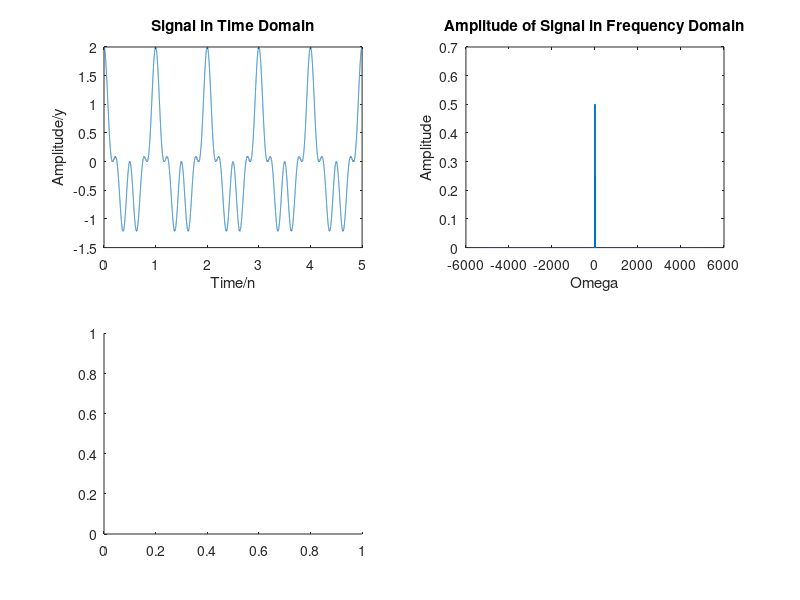

The MATLAB script that drew this image: (Note: this script raises an error after producing the figure.)
% Task 1:
% Hints: Please for your own understanding think as if we are using a single pure tone as the message signal. Also try to implement the whole system as a single m file, this will help in attempting the Task 2 quickly.
% 
% (a): Generate a signal defined by the following equation, 
% y[n]=cos[2πn]+0.5 cos[4πn]+0.5cos[8πn] 
% , and let it be your message signal. Plot and analyze both the time domain and frequency domain plots.
fs=10000;
n=0:01/fs:5
y =(cos(2*pi*n))+ (0.5*cos(4*pi*n))+ (0.5*cos(8*pi*n));    %message signal
L=length(n);
Y=(1/L)*fftshift(abs(fft(y)));
f=fs*(-L/2:L/2-1)/L;
subplot(221); 
plot(n,y);    %plotting in time domain
title('Signal in Time Domain'),
xlabel('Time/n');
ylabel('Amplitude/y')
subplot(222);
plot(f,Y)      %plotting magnitude in frequency domain
title('Amplitude of Signal in Frequency Domain'),
xlabel('Omega');
ylabel('Amplitude')
subplot(223);
plot(f,angle(z))   % Angle or phase in frequency domain
title('Angle of signal in frequency domain'),
xlabel('Omega');
ylabel('Angle')
% 
% Generate a cosine of 1000Hz and call it you carrier signal. Plot and analyze both the time domain and the frequency domain plots

fs=10000;
t=1/1000;
n=-5*t:1/fs:5*t;
y =(cos(2*1000*pi*n));    %carrier signal
L=length(n);
Y=(1/L)*fftshift(abs(fft(y)));
f=fs*(-L/2:L/2-1)/L;
subplot(221); 
plot(n,y);    %plotting in time domain
title('Signal in Time Domain'),
xlabel('Time/n');
ylabel('Amplitude/y')
subplot(222);
plot(f,Y)      %plotting magnitude in frequency domain
title('Amplitude of Signal in Frequency Domain'),
xlabel('Omega');
ylabel('Amplitude')

% 
% Now generate the signal that we will receive at the end of the transmitter system. Plot and analyze both the time and the frequency plots. This signal is the Amplitude modulated signal, carefully examine these plots. Try identifying the how the amplitude of the amplitude modulated signal varies with time.
% In this part we have modulated our signal over the cosine function having frequency of 1000Hz. The message signal behavior changes as the frequency of the sin changes and at last it look like as in the following figure
% 
% 
% 

fs=10000;
n=-5:1/fs:5;
x= cos(2*pi*1000*n);                   %carrier signal
y =cos(2*pi*n)+ 0.5*cos(4*pi*n)+ 0.5*cos(8*pi*n);    %message signal
m=y.*x;                             
L=length(m);
Y=(1/L)*fftshift(abs(fft(m)));
f=fs*(-L/2:L/2-1)/L;
subplot(221);
plot(n,y)
title('Original Signal in Time Domain'),
xlabel('Time/n');
ylabel('Amplitude/y')
subplot(222); 
plot(n,m);    %plotting in time domain
title('Modulted Signal in Time Domain'),
xlabel('Time/n');
ylabel('Amplitude/m')
subplot(223);
plot(f,Y)      %plotting magnitude in frequency domain
title('Amplitude of Modulated Signal in Frequency Domain'),
xlabel('Omega');
ylabel('Amplitude')

% 
% (d): Assuming we have a noise less channel we receive the signal generated in the previous part as the input to the receiver circuit. Generate the output signal by implementing the system given in the block diagram. Plot and analyze the output signal. A detailed answer is required focusing on what has actually happened here.   
% If we follow the exactly as the block diagram says the following figure is retrieved at the end which have some noise if we compared to the original, due to the high frequency components of the carrier signals. So we have to remove it by filtering through the lowpass filter which with cutoff frequency 1000Hz. 
% 
% 
fs=10000;
n=-5:1/fs:5;
x= cos(2*pi*1000*n);                   %carrier signal
y =cos(2*pi*n)+ 0.5*cos(4*pi*n)+ 0.5*cos(8*pi*n);    %message signal
m=y.*x;                             
L=length(m);
Y=(1/L)*fftshift(abs(fft(m)));
f=fs*(-L/2:L/2-1)/L;
rec=m.*x;
M=length(rec);
outsig=length(rec);
Z=(1/M)*fftshift(abs(fft(rec)));
f1=fs*(-M/2:M/2-1)/M;
 
figure(1)
subplot(221);
plot(n,y)
title('Original Signal in Time Domain'),
xlabel('Time/n');
ylabel('Amplitude/y')
subplot(222); 
plot(n,m);    %plotting in time domain
title('Modulted Signal in Time Domain'),
xlabel('Time/n');
ylabel('Amplitude/m')
subplot(223);
plot(f,Y)      %plotting magnitude in frequency domain
title('Amplitude of Modulated Signal in Frequency Domain'),
xlabel('Omega');
ylabel('Amplitude')
figure(2)
subplot(221)
plot(n,rec)
title('Signal At output Time Domain'),
xlabel('Time/n');
ylabel('Amplitude/y')
subplot(222)
plot(f1,Z)      %plotting magnitude in frequency domain
title('Amplitude of Modulated Signal in Frequency Domain'),
xlabel('Omega');
ylabel('Amplitude')
 

% 
% ): If you would have noticed that the output signal in the previous part was supposed to be the message signal, but it is quite different. Can you identify what operation (in terms of filtering) we need to perform to retrieve our original message signal? Explain how you arrived at your answer.
% We need to design a perfect low pass filter which will remove that noise. So I have designed the low pass filter by the FDA tool which has removed the extra noise as seen in the figure
% 
% 
fs=10000;
n=-5:1/fs:5;
x= cos(2*pi*1000*n);                   %carrier signal
y =cos(2*pi*n)+ 0.5*cos(4*pi*n)+ 0.5*cos(8*pi*n);    %message signal
m=y.*x;                             
L=length(m);
Y=(1/L)*fftshift(abs(fft(m)));
f=fs*(-L/2:L/2-1)/L;
rec=m.*x;
M=length(rec);
outsig=length(rec);
Z=(1/M)*fftshift(abs(fft(rec)));
f1=fs*(-M/2:M/2-1)/M;
lowpas=lowpass;
recovered=filter(lowpass,rec);
figure(1)
subplot(221);
plot(n,y)
title('Original Signal in Time Domain'),
xlabel('Time/n');
ylabel('Amplitude/y')
subplot(222); 
plot(n,m);    %plotting in time domain
title('Modulted Signal in Time Domain'),
xlabel('Time/n');
ylabel('Amplitude/m')
subplot(223);
plot(f,Y)      %plotting magnitude in frequency domain
title('Amplitude of Modulated Signal in Frequency Domain'),
xlabel('Omega');
ylabel('Amplitude')
figure(2)
subplot(221)
plot(n,rec)
title('Signal At output Time Domain'),
xlabel('Time/n');
ylabel('Amplitude/y')
subplot(222)
plot(f,Y)      %plotting magnitude in frequency domain
title('Amplitude of Recovered in Frequency Domain'),
xlabel('Omega');
ylabel('Amplitude')
subplot(223)
plot(n,recovered)
title('Signal At output after LPF filter'),
xlabel('Time/n');
ylabel('Amplitude/y')

lowpass filter designed by fda tool
function Hd = lowpass
%LOWPASS Returns a discrete-time filter object.
 
% MATLAB Code
% Generated by MATLAB(R) 9.10 and Signal Processing Toolbox 8.6.
% Generated on: 01-Jun-2021 22:15:31
 
% Butterworth Lowpass filter designed using FDESIGN.LOWPASS.
 
% All frequency values are in Hz.
Fs = 10000;  % Sampling Frequency
 
N  = 100;   % Order
Fc = 1000;  % Cutoff Frequency
 
% Construct an FDESIGN object and call its BUTTER method.
h  = fdesign.lowpass('N,F3dB', N, Fc, Fs);
Hd = design(h, 'butter');
 
% [EOF]












